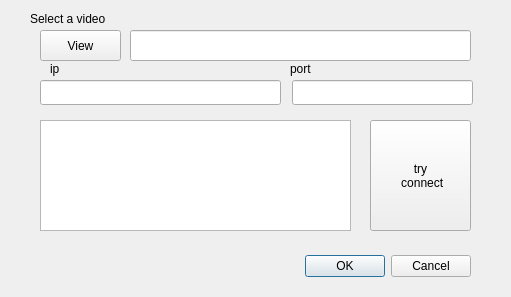
<?xml version="1.0" encoding="UTF-8"?>
<ui version="4.0">
 <class>Config</class>
 <widget class="QDialog" name="Config">
  <property name="geometry">
   <rect>
    <x>0</x>
    <y>0</y>
    <width>511</width>
    <height>297</height>
   </rect>
  </property>
  <property name="windowTitle">
   <string>Dialog</string>
  </property>
  <widget class="QDialogButtonBox" name="buttonBox">
   <property name="geometry">
    <rect>
     <x>130</x>
     <y>250</y>
     <width>341</width>
     <height>32</height>
    </rect>
   </property>
   <property name="orientation">
    <enum>Qt::Horizontal</enum>
   </property>
   <property name="standardButtons">
    <set>QDialogButtonBox::Cancel|QDialogButtonBox::Ok</set>
   </property>
  </widget>
  <widget class="QPushButton" name="viewVideoButton">
   <property name="geometry">
    <rect>
     <x>40</x>
     <y>30</y>
     <width>81</width>
     <height>31</height>
    </rect>
   </property>
   <property name="text">
    <string>View</string>
   </property>
  </widget>
  <widget class="QLineEdit" name="videoPathEdit">
   <property name="geometry">
    <rect>
     <x>130</x>
     <y>30</y>
     <width>341</width>
     <height>31</height>
    </rect>
   </property>
  </widget>
  <widget class="QLabel" name="label">
   <property name="geometry">
    <rect>
     <x>30</x>
     <y>10</y>
     <width>171</width>
     <height>17</height>
    </rect>
   </property>
   <property name="text">
    <string>Select a video</string>
   </property>
  </widget>
  <widget class="QLineEdit" name="ipEdit">
   <property name="geometry">
    <rect>
     <x>40</x>
     <y>80</y>
     <width>241</width>
     <height>25</height>
    </rect>
   </property>
  </widget>
  <widget class="QLineEdit" name="portEdit">
   <property name="geometry">
    <rect>
     <x>292</x>
     <y>80</y>
     <width>181</width>
     <height>25</height>
    </rect>
   </property>
  </widget>
  <widget class="QLabel" name="label_2">
   <property name="geometry">
    <rect>
     <x>50</x>
     <y>60</y>
     <width>16</width>
     <height>17</height>
    </rect>
   </property>
   <property name="text">
    <string>ip</string>
   </property>
  </widget>
  <widget class="QLabel" name="label_3">
   <property name="geometry">
    <rect>
     <x>290</x>
     <y>60</y>
     <width>31</width>
     <height>17</height>
    </rect>
   </property>
   <property name="text">
    <string>port</string>
   </property>
  </widget>
  <widget class="QTextBrowser" name="logBrowser">
   <property name="geometry">
    <rect>
     <x>40</x>
     <y>120</y>
     <width>311</width>
     <height>111</height>
    </rect>
   </property>
  </widget>
  <widget class="QPushButton" name="tryConnectButton">
   <property name="geometry">
    <rect>
     <x>370</x>
     <y>120</y>
     <width>101</width>
     <height>111</height>
    </rect>
   </property>
   <property name="text">
    <string>try 
 connect</string>
   </property>
  </widget>
 </widget>
 <resources/>
 <connections>
  <connection>
   <sender>buttonBox</sender>
   <signal>accepted()</signal>
   <receiver>Config</receiver>
   <slot>accept()</slot>
   <hints>
    <hint type="sourcelabel">
     <x>248</x>
     <y>254</y>
    </hint>
    <hint type="destinationlabel">
     <x>157</x>
     <y>274</y>
    </hint>
   </hints>
  </connection>
  <connection>
   <sender>buttonBox</sender>
   <signal>rejected()</signal>
   <receiver>Config</receiver>
   <slot>reject()</slot>
   <hints>
    <hint type="sourcelabel">
     <x>316</x>
     <y>260</y>
    </hint>
    <hint type="destinationlabel">
     <x>286</x>
     <y>274</y>
    </hint>
   </hints>
  </connection>
 </connections>
</ui>
